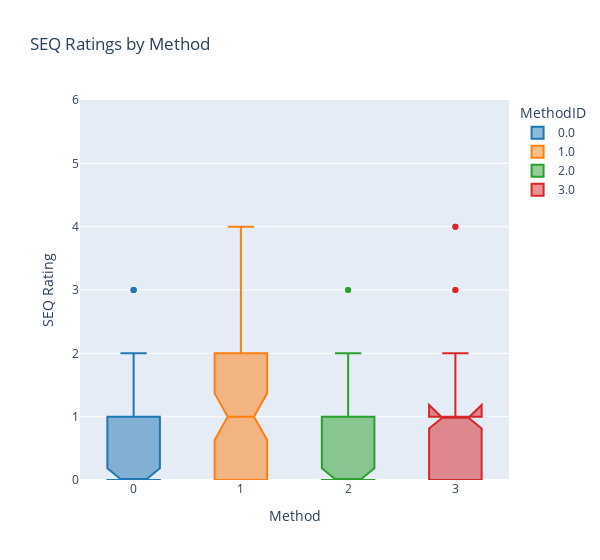

Write notebook code for a chart like this one.
### Code cell
seq_fig = px.box(seq_method, x='MethodID', y='Value', color='MethodID', title='SEQ Ratings by Method', notched=True, color_discrete_sequence=px.colors.qualitative.D3)
seq_fig.update_yaxes(range=[0,6])
seq_fig.update_layout(
    xaxis_title='Method',
    yaxis_title='SEQ Rating',
    width=600,
)
seq_fig.show()

### Figure 1 — Plotly figure (JSON) as saved in the notebook; plotly's stock layout.template omitted (floating-point values rounded to 4 significant figures)
{"data": [{"alignmentgroup": "True", "hovertemplate": "MethodID=%{x}<br>Value=%{y}<extra></extra>", "legendgroup": "0.0", "marker": {"color": "#1F77B4"}, "name": "0.0", "notched": true, "offsetgroup": "0.0", "orientation": "v", "showlegend": true, "type": "box", "x": [0, 0, 0, 0, 0, 0, 0, 0, 0, 0, 0, 0, 0, 0, 0, 0, 0, 0, 0, 0, 0, 0, 0, 0, 0, 0, 0, 0, 0, 0, 0, 0, 0, 0, 0, 0, 0, 0, 0, 0, 0, 0, 0, 0, 0, 0, 0, 0, 0, 0, 0, 0, 0, 0, 0, 0, 0, 0, 0, 0, 0, 0, 0, 0, 0, 0, 0, 0, 0, 0, 0, 0], "x0": " ", "xaxis": "x", "y": [2, 2, 2, 1, 1, 0, 0, 0, 0, 0, 0, 0, 0, 0, 0, 0, 3, 0, 2, 2, 0, 0, 0, 0, 0, 0, 0, 0, 2, 0, 1, 0, 0, 0, 0, 0, 0, 0, 0, 0, 0, 0, 0, 0, 0, 0, 0, 0, 2, 1, 1, 1, 1, 1, 1, 1, 1, 2, 1, 0, 0, 2, 1, 1, 1, 2, 3, 2, 0, 3, 0, 0], "y0": " ", "yaxis": "y"}, {"alignmentgroup": "True", "hovertemplate": "MethodID=%{x}<br>Value=%{y}<extra></extra>", "legendgroup": "1.0", "marker": {"color": "#FF7F0E"}, "name": "1.0", "notched": true, "offsetgroup": "1.0", "orientation": "v", "showlegend": true, "type": "box", "x": [1, 1, 1, 1, 1, 1, 1, 1, 1, 1, 1, 1, 1, 1, 1, 1, 1, 1, 1, 1, 1, 1, 1, 1, 1, 1, 1, 1, 1, 1, 1, 1, 1, 1, 1, 1, 1, 1, 1, 1, 1, 1, 1, 1, 1, 1, 1, 1, 1, 1, 1, 1, 1, 1, 1, 1, 1, 1, 1, 1, 1, 1, 1, 1, 1, 1, 1, 1, 1, 1, 1, 1], "x0": " ", "xaxis": "x", "y": [2, 1, 1, 1, 1, 0, 0, 0, 1, 0, 0, 0, 0, 0, 0, 0, 4, 4, 3, 4, 0, 0, 0, 0, 0, 0, 0, 0, 0, 0, 2, 1, 1, 0, 0, 0, 2, 1, 1, 0, 3, 2, 2, 1, 0, 0, 0, 0, 4, 3, 2, 2, 1, 2, 3, 1, 0, 0, 0, 0, 1, 1, 1, 1, 2, 2, 2, 2, 2, 0, 1, 0], "y0": " ", "yaxis": "y"}, {"alignmentgroup": "True", "hovertemplate": "MethodID=%{x}<br>Value=%{y}<extra></extra>", "legendgroup": "2.0", "marker": {"color": "#2CA02C"}, "name": "2.0", "notched": true, "offsetgroup": "2.0", "orientation": "v", "showlegend": true, "type": "box", "x": [2, 2, 2, 2, 2, 2, 2, 2, 2, 2, 2, 2, 2, 2, 2, 2, 2, 2, 2, 2, 2, 2, 2, 2, 2, 2, 2, 2, 2, 2, 2, 2, 2, 2, 2, 2, 2, 2, 2, 2, 2, 2, 2, 2, 2, 2, 2, 2, 2, 2, 2, 2, 2, 2, 2, 2, 2, 2, 2, 2, 2, 2, 2, 2, 2, 2, 2, 2, 2, 2, 2, 2], "x0": " ", "xaxis": "x", "y": [1, 1, 0, 0, 0, 0, 0, 1, 1, 0, 0, 0, 0, 0, 0, 0, 3, 2, 1, 1, 0, 0, 0, 0, 0, 0, 0, 0, 3, 2, 1, 0, 1, 0, 0, 0, 0, 0, 0, 0, 0, 0, 0, 0, 0, 0, 0, 0, 1, 1, 1, 1, 2, 2, 1, 0, 0, 0, 0, 0, 0, 0, 0, 0, 1, 1, 1, 1, 0, 0, 0, 0], "y0": " ", "yaxis": "y"}, {"alignmentgroup": "True", "hovertemplate": "MethodID=%{x}<br>Value=%{y}<extra></extra>", "legendgroup": "3.0", "marker": {"color": "#D62728"}, "name": "3.0", "notched": true, "offsetgroup": "3.0", "orientation": "v", "showlegend": true, "type": "box", "x": [3, 3, 3, 3, 3, 3, 3, 3, 3, 3, 3, 3, 3, 3, 3, 3, 3, 3, 3, 3, 3, 3, 3, 3, 3, 3, 3, 3, 3, 3, 3, 3, 3, 3, 3, 3, 3, 3, 3, 3, 3, 3, 3, 3, 3, 3, 3, 3, 3, 3, 3, 3, 3, 3, 3, 3, 3, 3, 3, 3, 3, 3, 3, 3, 3, 3, 3, 3, 3, 3, 3, 3], "x0": " ", "xaxis": "x", "y": [0, 0, 0, 0, 0, 0, 0, 0, 0, 0, 0, 0, 1, 0, 0, 0, 2, 2, 1, 1, 0, 0, 0, 0, 0, 0, 0, 0, 1, 2, 4, 4, 0, 0, 0, 0, 0, 0, 1, 0, 3, 2, 2, 1, 1, 1, 0, 1, 1, 1, 1, 1, 1, 1, 2, 1, 1, 1, 1, 2, 2, 2, 2, 1, 3, 2, 2, 2, 1, 0, 0, 0], "y0": " ", "yaxis": "y"}], "layout": {"boxmode": "overlay", "legend": {"title": {"text": "MethodID"}, "tracegroupgap": 0}, "title": {"text": "SEQ Ratings by Method"}, "width": 600, "xaxis": {"anchor": "y", "categoryarray": [0, 1, 2, 3], "categoryorder": "array", "domain": [0, 1], "title": {"text": "Method"}}, "yaxis": {"anchor": "x", "domain": [0, 1], "range": [0, 6], "title": {"text": "SEQ Rating"}}}}
